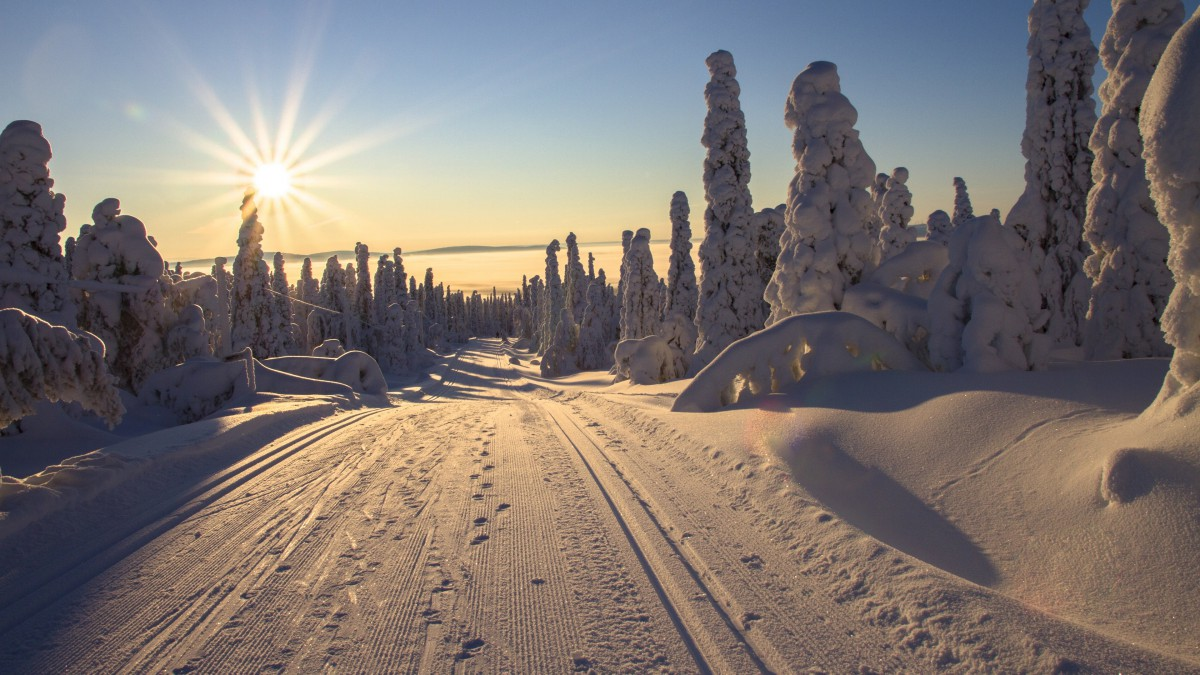
#> input picture 1.jpg, 1200 x 675 px, found by its file name
$ python '图像金字塔.py'
#> lines starting #> are read from the running program, lines starting #| are printed output that depends on the picture
import cv2 as cv
import matplotlib.pyplot as plt
import numpy as np

img = cv.imread("./1.jpg")
#> img is the input picture: shape (675, 1200, 3); mean B, G, R 112.8, 116.2, 125
rows, cols = img.shape[:2]
#> rows = 675; cols = 1200
cv.imshow('1',img[:,:,::-1])
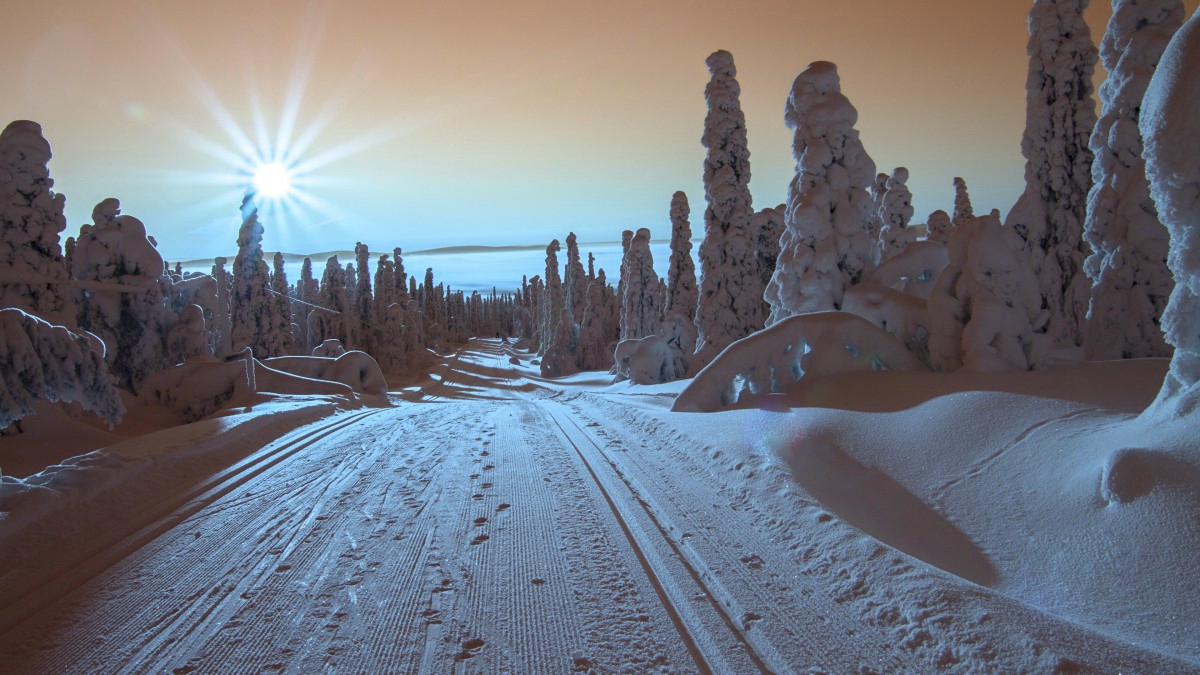
#> window '1': shape (675, 1200, 3); mean B, G, R 125, 116.2, 112.8
up = cv.pyrUp(img)
cv.imshow('up',up[:,:,::-1])
down = cv.pyrDown(img)
cv.imshow('down',down[:,:,::-1])
cv.waitKey(0)
cv.destroyAllWindows()

$ run again, with 2.jpg copied over 1.jpg
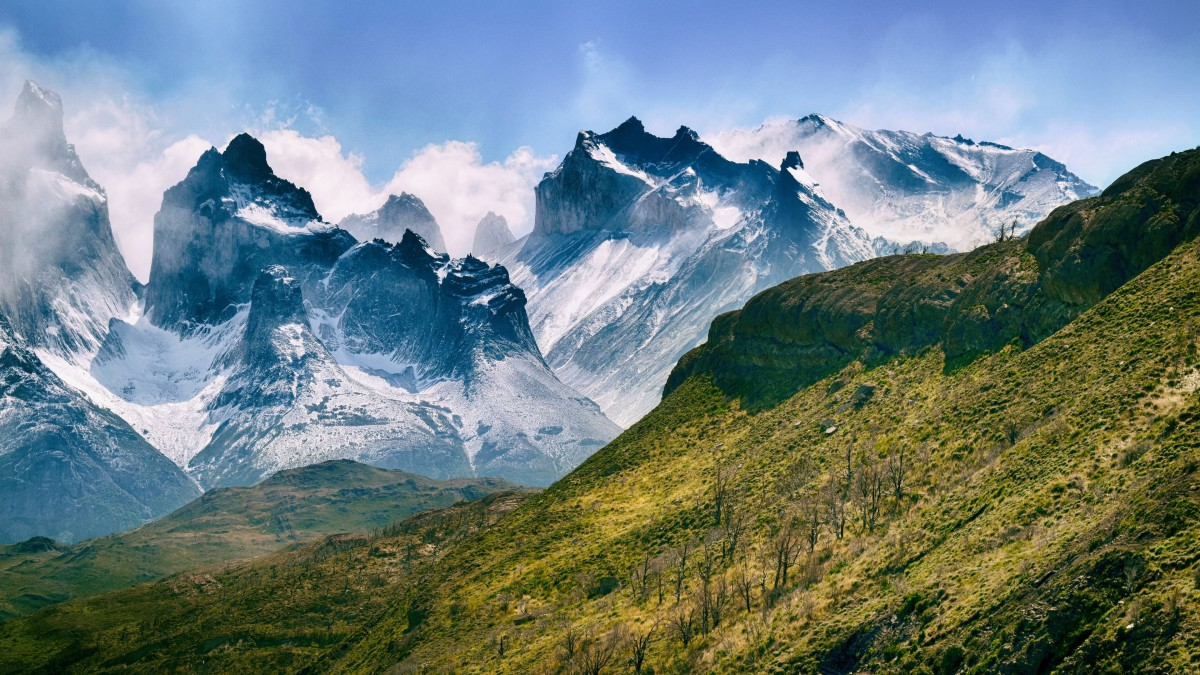
#> input picture 2.jpg, 1200 x 675 px, found by its file name
#> img is the input picture: shape (675, 1200, 3); mean B, G, R 126.3, 126.3, 108.7
#> `cv.imshow('1',img[:,:,::-1])`:
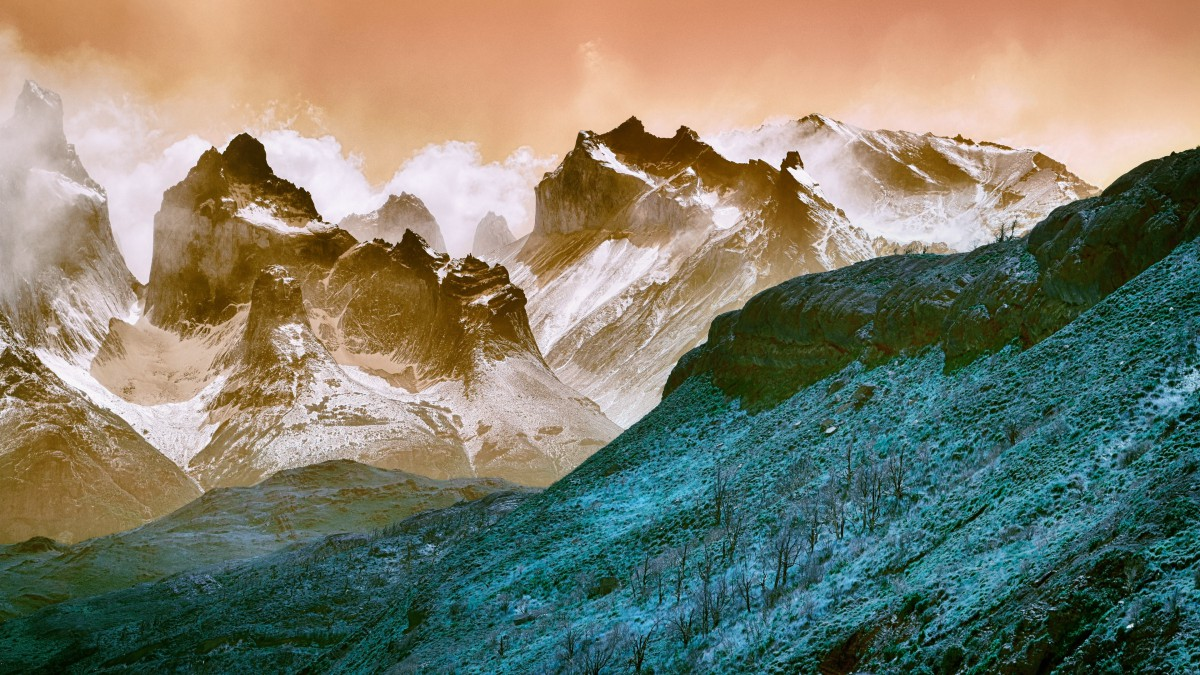
#> window '1': shape (675, 1200, 3); mean B, G, R 108.7, 126.3, 126.3
#> `cv.imshow('down',down[:,:,::-1])`:
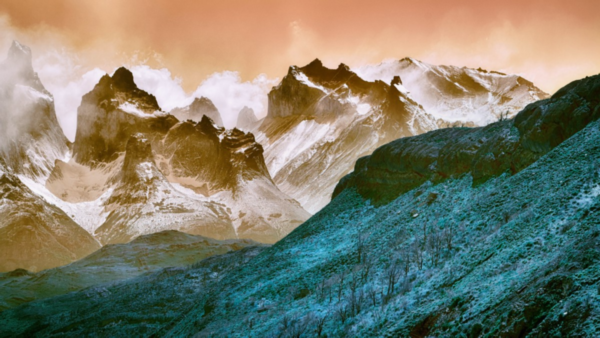
#> window 'down': shape (338, 600, 3); mean B, G, R 108.7, 126.3, 126.3
